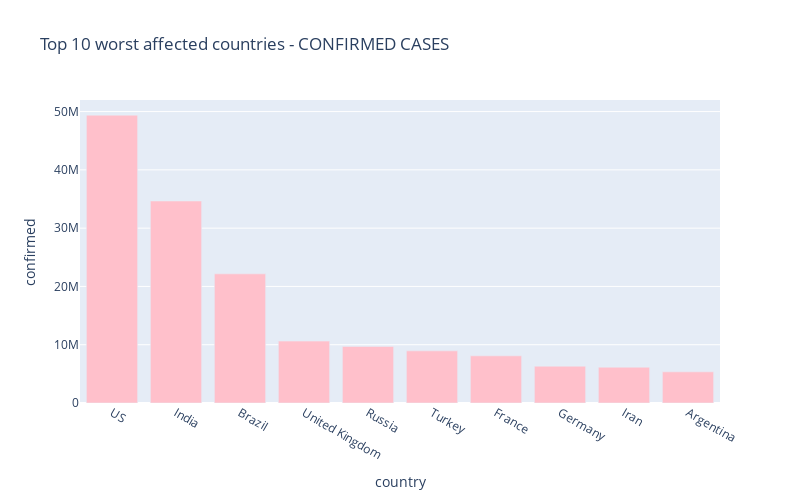

The notebook cell this image was saved under:
### Markdown cell above
## Worst hit countries - Confirmed cases

### Code cell
#graph of Top 10 worst affected countries - Confirmed Cases
px.bar( 
    sorted_country_df.head(10),
    #provide column names from dataframe to plot bar graph
    x = "country",
    y = "confirmed",
    title= "Top 10 worst affected countries - CONFIRMED CASES",
    color_discrete_sequence=["pink"], 
    height=500,
    width=800
)

### Figure 1 — Plotly figure (JSON) as saved in the notebook; plotly's stock layout.template omitted (floating-point values rounded to 4 significant figures)
{"data": [{"alignmentgroup": "True", "hovertemplate": "country=%{x}<br>confirmed=%{y}<extra></extra>", "legendgroup": "", "marker": {"color": "pink", "pattern": {"shape": ""}}, "name": "", "offsetgroup": "", "orientation": "v", "showlegend": false, "textposition": "auto", "type": "bar", "x": ["US", "India", "Brazil", "United Kingdom", "Russia", "Turkey", "France", "Germany", "Iran", "Argentina"], "xaxis": "x", "y": [49387208, 34656822, 22157726, 10620535, 9692411, 8945807, 8091667, 6312346, 6141335, 5346242], "yaxis": "y"}], "layout": {"barmode": "relative", "height": 500, "legend": {"tracegroupgap": 0}, "title": {"text": "Top 10 worst affected countries - CONFIRMED CASES"}, "width": 800, "xaxis": {"anchor": "y", "domain": [0, 1], "title": {"text": "country"}}, "yaxis": {"anchor": "x", "domain": [0, 1], "title": {"text": "confirmed"}}}}
